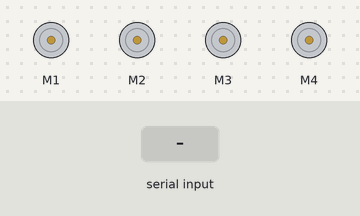
Bench run of a sketch on a simulated Arduino Uno, built with avr-gcc and run on an emulated ATmega328P. Parts: 4 × DC motor (green arrow = forward, orange = backward, longer = faster). The test bench sets the inputs (shaded band).

Above: at 1.2 s.
1.3 s: "F" received over Serial
At 2.5 s:
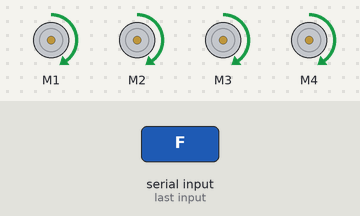
2.8 s: "B" received over Serial
At 3.8 s:
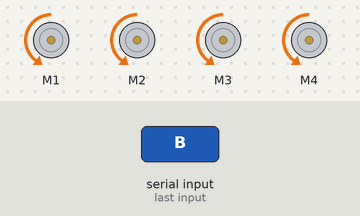
4.3 s: "L" received over Serial
At 4.9 s:
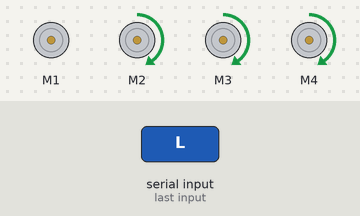
5.8 s: "R" received over Serial
At 6.1 s:
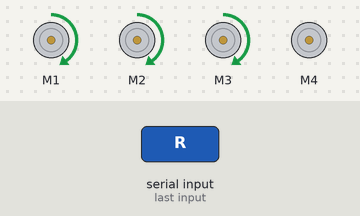
7.3 s: "I" received over Serial
At 8.4 s:
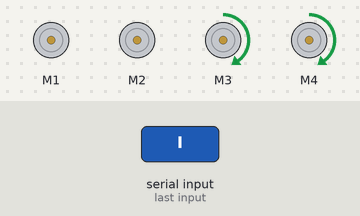
8.8 s: "G" received over Serial
At 9.6 s:
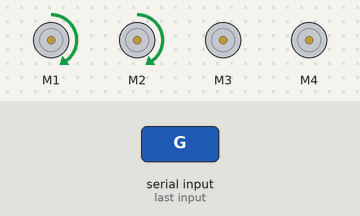
Timing chart, 0 to 11.3 s (numbered marks = the images above; inputs shaded):
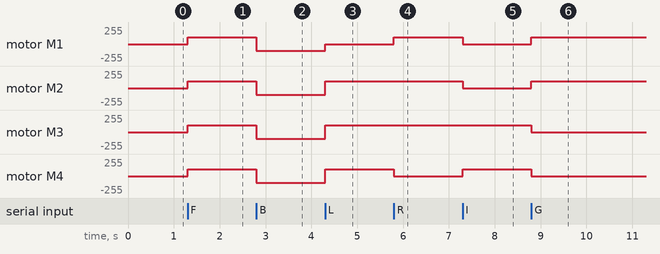

The sketch:

Motor4dc.ino
```cpp
// (licence header left out)
#include <AFMotor.h>

AF_DCMotor motorFL(1); //depan kiri
AF_DCMotor motorBL(2); //belakang kiri
AF_DCMotor motorBR(3); //belakang kanan
AF_DCMotor motorFR(4); //depan kanan

int command;             //Int to store app command state.
int speedCar = 100;     // 50 - 255.

void setup() {
  // turn on motor
  //Then you can set the speed of the motor using setSpeed(speed) where the speed ranges from 0 (stopped) to 255 (full speed)
  motorFL.setSpeed(speedCar);
  motorBL.setSpeed(speedCar);
  motorBR.setSpeed(speedCar);
  motorFR.setSpeed(speedCar);

  motorFL.run(RELEASE); //// stopped
  motorBL.run(RELEASE);
  motorBR.run(RELEASE);
  motorFR.run(RELEASE);

  Serial.begin(9600);           // set up Serial library at 9600 bps
  }

void goAhead(){

  motorFL.run(FORWARD);  //// turn it on going forward
  motorFL.setSpeed(speedCar);
  motorBL.run(FORWARD);  //// turn it on going forward
  motorBL.setSpeed(speedCar);
  motorBR.run(FORWARD);  //// turn it on going forward
  motorBR.setSpeed(speedCar);
  motorFR.run(FORWARD);  //// turn it on going forward
  motorFR.setSpeed(speedCar);
  }

void goBack(){
  motorFL.run(BACKWARD);  //// turn it on going forward
  motorFL.setSpeed(speedCar);
  motorBL.run(BACKWARD);  //// turn it on going forward
  motorBL.setSpeed(speedCar);
  motorBR.run(BACKWARD);  //// turn it on going forward
  motorBR.setSpeed(speedCar);
  motorFR.run(BACKWARD);  //// turn it on going forward
  motorFR.setSpeed(speedCar);
  }


void goRight(){
  motorFL.run(FORWARD);  //// turn it on going forward
  motorFL.setSpeed(speedCar);
  motorBL.run(FORWARD);  //// turn it on going forward
  motorBL.setSpeed(speedCar);
  motorBR.run(FORWARD);  //// turn it on going forward
  motorBR.setSpeed(speedCar);
  motorFR.run(RELEASE);  //// turn it on going forward
  motorFR.setSpeed(speedCar);
  }

void goLeft(){
  motorFL.run(RELEASE);  //// turn it on going forward
  motorFL.setSpeed(speedCar);
  motorBL.run(FORWARD);  //// turn it on going forward
  motorBL.setSpeed(speedCar);
  motorBR.run(FORWARD);  //// turn it on going forward
  motorBR.setSpeed(speedCar);
  motorFR.run(FORWARD);  //// turn it on going forward
  motorFR.setSpeed(speedCar);
  }

void goAheadRight(){
  motorFL.run(RELEASE);  //// turn it on going forward
  motorFL.setSpeed(speedCar);
  motorBL.run(RELEASE);  //// turn it on going forward
  motorBL.setSpeed(speedCar);
  motorBR.run(FORWARD);  //// turn it on going forward
  motorBR.setSpeed(speedCar);
  motorFR.run(FORWARD);  //// turn it on going forward
  motorFR.setSpeed(speedCar);
  }

void goAheadLeft(){
  motorFL.run(FORWARD);  //// turn it on going forward
  motorFL.setSpeed(speedCar);
  motorBL.run(FORWARD);  //// turn it on going forward
  motorBL.setSpeed(speedCar);
  motorBR.run(RELEASE);  //// turn it on going forward
  motorBR.setSpeed(speedCar);
  motorFR.run(RELEASE);  //// turn it on going forward
  motorFR.setSpeed(speedCar);
  }

void goBackRight(){
  motorFL.run(FORWARD);  //// turn it on going forward
  motorFL.setSpeed(speedCar);
  motorBL.run(RELEASE);  //// turn it on going forward
  motorBL.setSpeed(speedCar);
  motorBR.run(FORWARD);  //// turn it on going forward
  motorBR.setSpeed(speedCar);
  motorFR.run(FORWARD);  //// turn it on going forward
  motorFR.setSpeed(speedCar);

  }

void goBackLeft(){
  motorFL.run(FORWARD);  //// turn it on going forward
  motorFL.setSpeed(speedCar);
  motorBL.run(FORWARD);  //// turn it on going forward
  motorBL.setSpeed(speedCar);
  motorBR.run(RELEASE);  //// turn it on going forward
  motorBR.setSpeed(speedCar);
  motorFR.run(FORWARD);  //// turn it on going forward
  motorFR.setSpeed(speedCar);

  }

void stopRobot(){
  motorFL.run(RELEASE); //// stopped
  motorBL.run(RELEASE);
  motorBR.run(RELEASE);
  motorFR.run(RELEASE);

  }
void loop(){

if (Serial.available() > 0) {
  command = Serial.read();
  stopRobot();      //Initialize with motors stopped.

  switch (command) {
  case 'F':goAhead();break;
  case 'B':goBack();break;
  case 'L':goLeft();break;
  case 'R':goRight();break;
  case 'I':goAheadRight();break;
  case 'G':goAheadLeft();break;
  case 'J':goBackRight();break;
  case 'H':goBackLeft();break;
  case '0':speedCar = 100;break;
  case '1':speedCar = 115;break;
  case '2':speedCar = 130;break;
  case '3':speedCar = 145;break;
  case '4':speedCar = 160;break;
  case '5':speedCar = 175;break;
  case '6':speedCar = 190;break;
  case '7':speedCar = 205;break;
  case '8':speedCar = 220;break;
  case '9':speedCar = 235;break;
  case 'q':speedCar = 255;break;
//  case 'W':lightFront = true;break;
//  case 'w':lightFront = false;break;
//  case 'U':lightBack = true;break;
//  case 'u':lightBack = false;break;
//  case 'V':horn = true;break;
//  case 'v':horn = false;break;
  }
}

}
```

Measured:
- after the input at 1.3 s, motor M1–4: stopped → forward 100/255 at once
- after the input at 2.8 s, motor M1–4: forward 100/255 → backward 100/255 at once
- after the input at 4.3 s, motor M1: backward 100/255 → stopped at once; motor M2–4: backward 100/255 → forward 100/255 at once
- after the input at 5.8 s, motor M1: stopped → forward 100/255 at once; motor M4: forward 100/255 → stopped at once
- after the input at 7.3 s, motor M1, motor M2: forward 100/255 → stopped at once; motor M4: stopped → forward 100/255 at once
- after the input at 8.8 s, motor M1, motor M2: stopped → forward 100/255 at once; motor M3, motor M4: forward 100/255 → stopped at once
